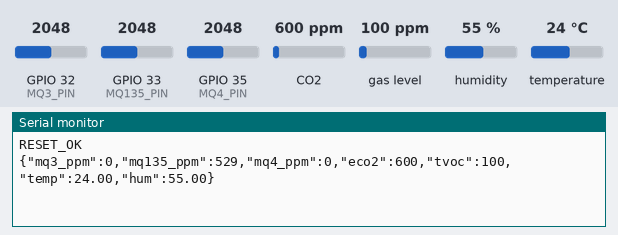
Bench run of a sketch on a simulated ESP32. Shown: the last lines printed to the serial monitor. The test bench sets the inputs (shaded band); at power-on: CO2 600 ppm, humidity 55 %, GPIO 32 (MQ3_PIN) = 2048, GPIO 33 (MQ135_PIN) = 2048, GPIO 35 (MQ4_PIN) = 2048, gas level 100 ppm, temperature 24 °C (analog values on the 0–4095 scale). Storage starts empty.

Above: at 2.2 s.
2.3 s: CO2 set to 452 ppm
At 2.3 s:
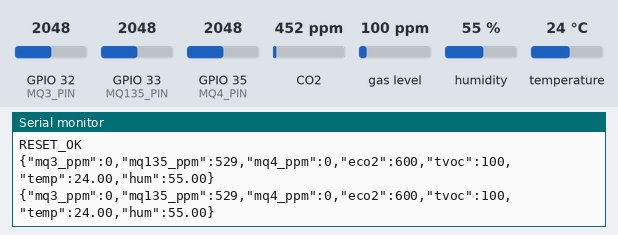
3.8 s: humidity set to 22 %
At 5.1 s:
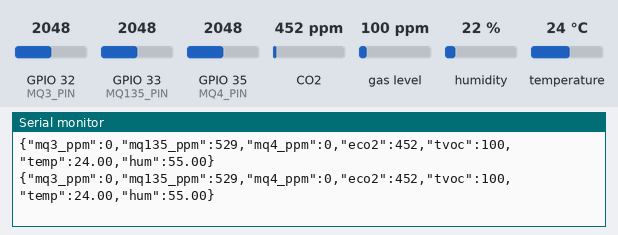
5.3 s: GPIO 32 (MQ3_PIN) set to 2866
At 6.7 s:
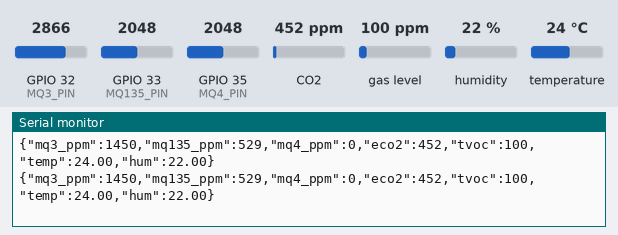
6.8 s: GPIO 33 (MQ135_PIN) set to 2866
At 8.1 s:
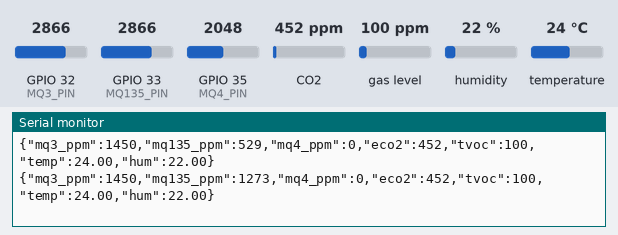
8.3 s: GPIO 35 (MQ4_PIN) set to 2866
At 9.4 s:
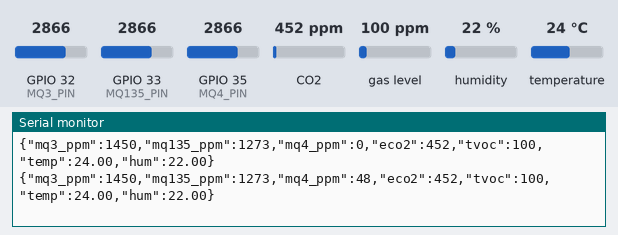
9.8 s: gas level set to 20 ppm
At 10.7 s:
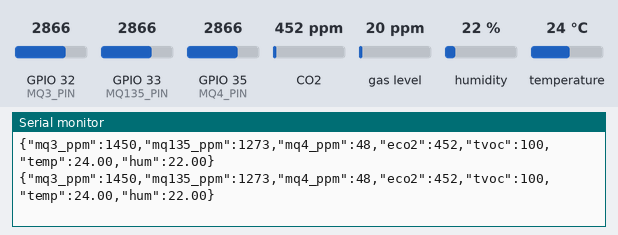

Measured:
- after the input at 5.3 s, the serial monitor: prints a new line after 0.18 s (image 3)
- after the input at 6.8 s, the serial monitor: prints a new line after 0.84 s (image 4)
- after the input at 8.3 s, the serial monitor: prints a new line after 0.41 s (image 5)

The sketch:

kalibrasyon.ino
```cpp
#include <SPIFFS.h>
#include <Adafruit_SGP30.h>
#include <DHT.h>

#define MQ3_PIN 32
#define MQ135_PIN 33
#define MQ4_PIN 35
#define DHT_PIN 25
#define DHTTYPE DHT11

#define VREF 3.3
#define ADC_BITS 13
#define ADC_MAX 8191

const float RL_MQ3 = 40000.0, RATIO_MQ3 = 1.4;
const float RL_MQ135 = 3000.0, RATIO_MQ135 = 2.1;
const float RL_MQ4 = 1000.0, RATIO_MQ4 = 5;

const float M_MQ3 = -1.2, B_MQ3 = 3.1, OFFSET_MQ3 = 870.0;
const float M_MQ135 = -1.0, B_MQ135 = 3.07, OFFSET_MQ135 = 30.0;
const float M_MQ4 = -1.0, B_MQ4 = 2.28, OFFSET_MQ4 = 40.0;

float R0_MQ3, R0_MQ135, R0_MQ4;

Adafruit_SGP30 sgp;
DHT dht(DHT_PIN, DHTTYPE);

float getVoltage(int pin) {
  float sum = 0;
  for (int i = 0; i < 10; i++) {
    sum += analogRead(pin);
    delay(2);
  }
  return (sum / 10) * (VREF / ADC_MAX);
}

float calculateR0(float voltage, float RL, float ratio) {
  float rs = (VREF - voltage) * RL / voltage;
  return rs / ratio;
}

float getPPM(float voltage, float RL, float R0, float M, float B, float offset) {
  float rs = (VREF - voltage) * RL / voltage;
  float ratio = rs / R0;
  return constrain(pow(10, (M * log10(ratio) + B)) - offset, 0.0, 10000.0);
}

void setup() {
  Serial.begin(115200);
  analogReadResolution(ADC_BITS);
  pinMode(MQ3_PIN, INPUT);
  pinMode(MQ135_PIN, INPUT);
  pinMode(MQ4_PIN, INPUT);

  SPIFFS.begin(true);
  sgp.begin();
  sgp.IAQinit();
  dht.begin();

  delay(1000);
  Serial.println("RESET_OK");

  R0_MQ3 = calculateR0(getVoltage(MQ3_PIN), RL_MQ3, RATIO_MQ3);
  R0_MQ135 = calculateR0(getVoltage(MQ135_PIN), RL_MQ135, RATIO_MQ135);
  R0_MQ4 = calculateR0(getVoltage(MQ4_PIN), RL_MQ4, RATIO_MQ4);
}

void loop() {
  float v_mq3 = getVoltage(MQ3_PIN);
  float v_mq135 = getVoltage(MQ135_PIN);
  float v_mq4 = getVoltage(MQ4_PIN);

  float ppm_mq3 = getPPM(v_mq3, RL_MQ3, R0_MQ3, M_MQ3, B_MQ3, OFFSET_MQ3);
  float ppm_mq135 = getPPM(v_mq135, RL_MQ135, R0_MQ135, M_MQ135, B_MQ135, OFFSET_MQ135);
  float ppm_mq4 = getPPM(v_mq4, RL_MQ4, R0_MQ4, M_MQ4, B_MQ4, OFFSET_MQ4);

  float temp = dht.readTemperature();
  float hum = dht.readHumidity();

  if (sgp.IAQmeasure()) {
    Serial.print("{\"mq3_ppm\":");
    Serial.print((int)ppm_mq3);
    Serial.print(",\"mq135_ppm\":");
    Serial.print((int)ppm_mq135);
    Serial.print(",\"mq4_ppm\":");
    Serial.print((int)ppm_mq4);
    Serial.print(",\"eco2\":");
    Serial.print(sgp.eCO2);
    Serial.print(",\"tvoc\":");
    Serial.print(sgp.TVOC);
    Serial.print(",\"temp\":");
    Serial.print(temp);
    Serial.print(",\"hum\":");
    Serial.print(hum);
    Serial.println("}");
  }

  delay(1000);
}
```
